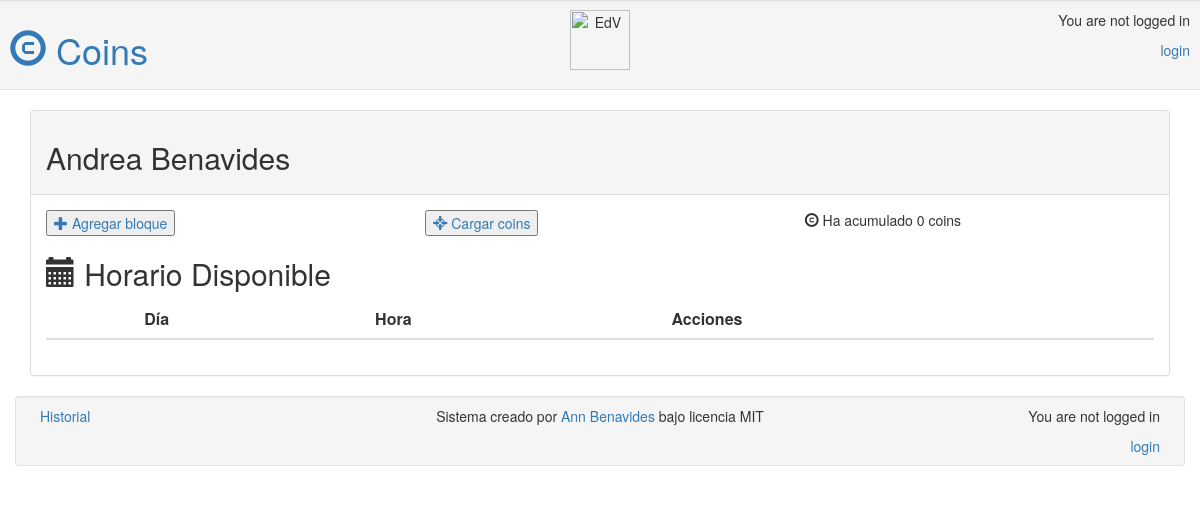
The page /profe/3/ on the database as committed earlier.
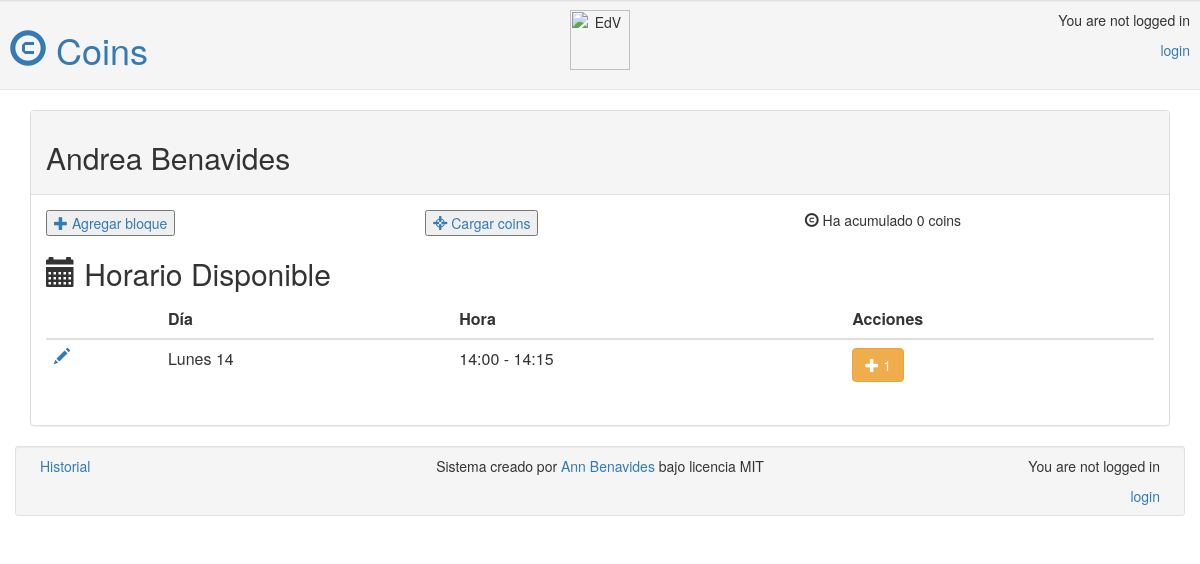
The same page on the database as committed later.
### app/models.py (models this page shows, shortened)
class Bloque(models.Model): #modelo de bloques que pueden comprarse
	idBloque = models.AutoField(primary_key=True)
	profe = models.ForeignKey(Profesor)
	DIAS_CHOICES = (("14","Lunes 14"),
			("15","Martes 15"),
			("16","Miercoles 16"),
			("17","Jueves 17"),
			("18","Viernes 18"),
			)
	HORAS_CHOICES = (
			("01","14:00 - 14:15"),
			("02","14:15 - 14:30"),
			("03","14:30 - 14:45"),
			("04","14:45 - 15:00"),
			("05","15:00 - 15:15"),
			("06","15:15 - 15:30"),
			("07","15:30 - 15:45"),
			("08","15:45 - 16:00"),
			("09","16:00 - 16:15"),
			("10","16:15 - 16:30"),
			("11","16:30 - 16:45"),
			("12","16:45 - 17:00"),
			("13","17:00 - 17:15"),
			("14","17:15 - 17:30"),
			)
	dia = models.CharField(max_length=2,choices=DIAS_CHOICES, default="14")
	horas = models.CharField(max_length=2,choices=HORAS_CHOICES, default="01")
	valor = models.IntegerField(default=1)
	ESTADOS_CHOICES = (
		("0","Ausente"),
		("1","Presente"),
		("2","Comprado"),
		)
	estado = models.CharField(max_length=1,choices=ESTADOS_CHOICES, default="0")
	grupo = models.ForeignKey(Grupo, blank=True, null=True)
	def getDia(self):
		return self.get_dia_display()
	def getHoras(self):
		return self.get_horas_display()

### app/views.py (the view)
# urls.py: url(r'^profe/(?P<pk>[0-9]+)/$', views.perfil_profe, name='perfil_profe'),
def perfil_profe(request,pk):
	profe = get_object_or_404(Profesor, pk=pk)
	bloques = Bloque.objects.filter(profe=profe).order_by('dia')
	user = request.user
	return render(request, 'app/perfil_profe.html', {'profe' : profe, 'bloques': bloques})

### app/models.py (called while the page is built)
	def __str__(self):
		return self.name

### app/templates/app/perfil_profe.html (shortened to what this page needs)
{% extends 'app/base.html' %}
{% block content %}
<div class="panel panel-default">
	<div class="panel-heading"><h2> {{ profe }} </h2></div>
	<div class="panel-body">
		<div class="row">
			<div class="col-sm-4">
				<a href="{% url 'nuevo_bloque' %}"><button>
					<span class="glyphicon glyphicon-plus"></span> Agregar bloque
				</button></a>
			</div>
			<div class="col-sm-4">
				<button><a href="{% url 'cargar' %}"><span class="glyphicon glyphicon-screenshot"></span> Cargar coins </a></button>
			</div>
			<div class="col-sm-4"><span class="glyphicon glyphicon-copyright-mark"></span> Ha acumulado {{profe.coins_collected}} coins</div>
		</div>
	<div><h2><span class="glyphicon glyphicon-calendar"></span> Horario Disponible</h2></div>
	<div>
		<table class="table table-hover">
			<thead>
				<tr>
					<th></th>
					<th>Día</th>
					<th>Hora</th>
					<th>Acciones</th>
				</tr>
			</thead>
			<tbody>
				{% for bloque in bloques %}
				<tr>
					<td>
						{% ifequal bloque.estado "1" %}
							<a href="{% url 'editar_bloque' pk=bloque.pk %}"><span class="glyphicon glyphicon-pencil"></span></a>
						{% endifequal %}
					</td>
					<td>{{ bloque.getDia}}</td>
					<td>{{ bloque.getHoras}}</td>
					{% ifequal bloque.estado "1" %}
					<td>
						<a href="{% url 'comprar_bloque' pk=bloque.pk %}"><button class="btn btn-warning">
							<span class="glyphicon glyphicon-plus"></span> {{bloque.valor}} </button>
						</a>
					</td>
					{% endifequal %}
				</tr>
				{% endfor %}
			</tbody>
		</table>
	</div>
</div>
{% endblock %}

Rows that differ between the two databases and show on the page:
added Bloque: getDia "Lunes 14", getHoras "14:00 - 14:15", valor "1"
